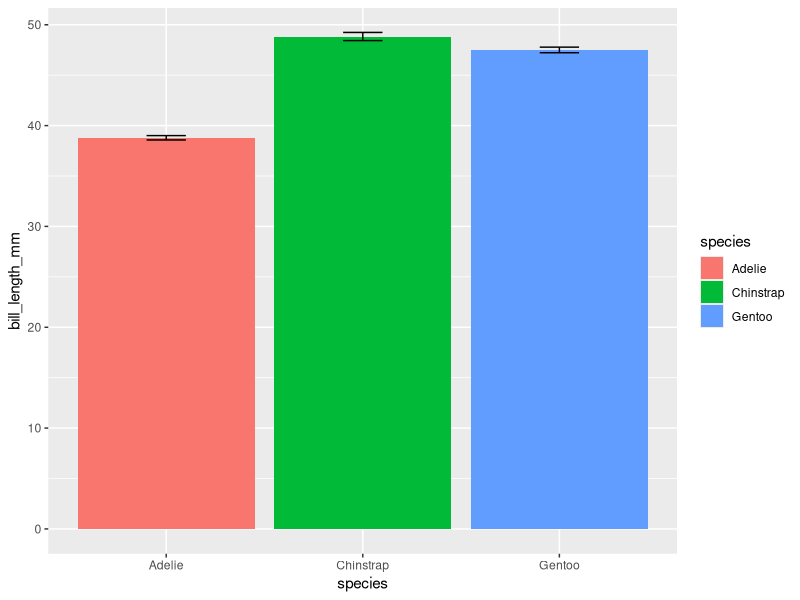
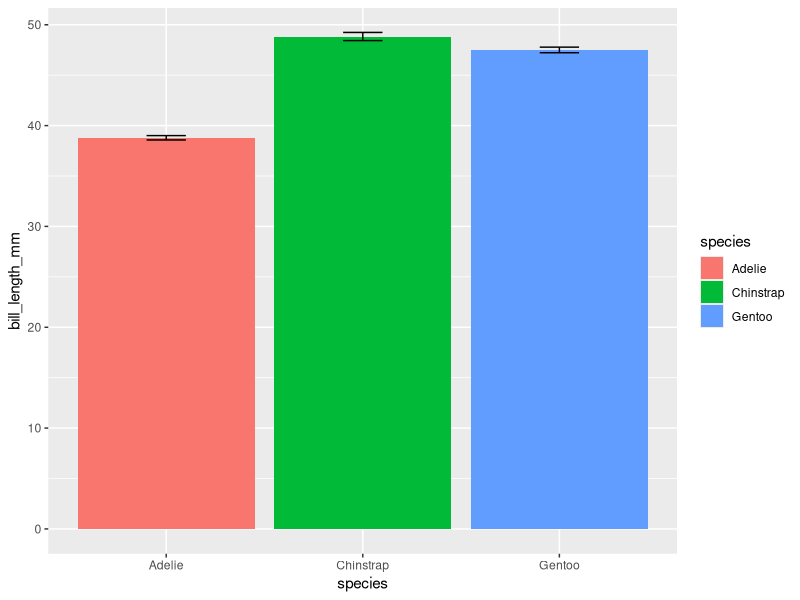

Generate these figures, in order, with R:

            library(ggplot2)
            library(palmerpenguins)
            built_answer <- tryCatch(
                {
                    set.seed(42)
                    ggplot(penguins, aes(x = species, y = bill_length_mm, fill = species)) + stat_summary(fun = mean, geom = "bar") + stat_summary(fun.data = mean_se, geom = "errorbar", width = 0.2)
                    suppressWarnings(
                        if (!file.exists("/sandbox/figures/bill-length_species_mean_bar_errorbar_answer.png")) {
                            ggsave(
                                width = 3,
                                height = 3,
                                "/sandbox/figures/bill-length_species_mean_bar_errorbar_answer.png"
                            )
                        }
                    )
                    suppressWarnings(
                        ggplot_build(last_plot())
                    )
                },
                error = function(e) {
                    'ERROR'
                }
            )
            built_submission <- tryCatch(
                {
                    set.seed(42)
                    ggplot(penguins, aes(x = species, y = bill_length_mm, fill = species)) +
  stat_summary(fun = mean, geom = "bar") +
  stat_summary(fun.data = mean_se, geom = "errorbar", width = 0.2)
                    suppressWarnings(
                        ggsave(
                            width = 3,
                            height = 3,
                            "figures/bill-length_species_mean_bar_errorbar_submission_command-a-plus.png"
                        )
                    )
                    suppressWarnings(
                        ggplot_build(last_plot())
                    )
                },
                error = function(e) {
                    'ERROR'
                }
            )
            cat(isTRUE(all.equal(built_answer, built_submission)))
        
